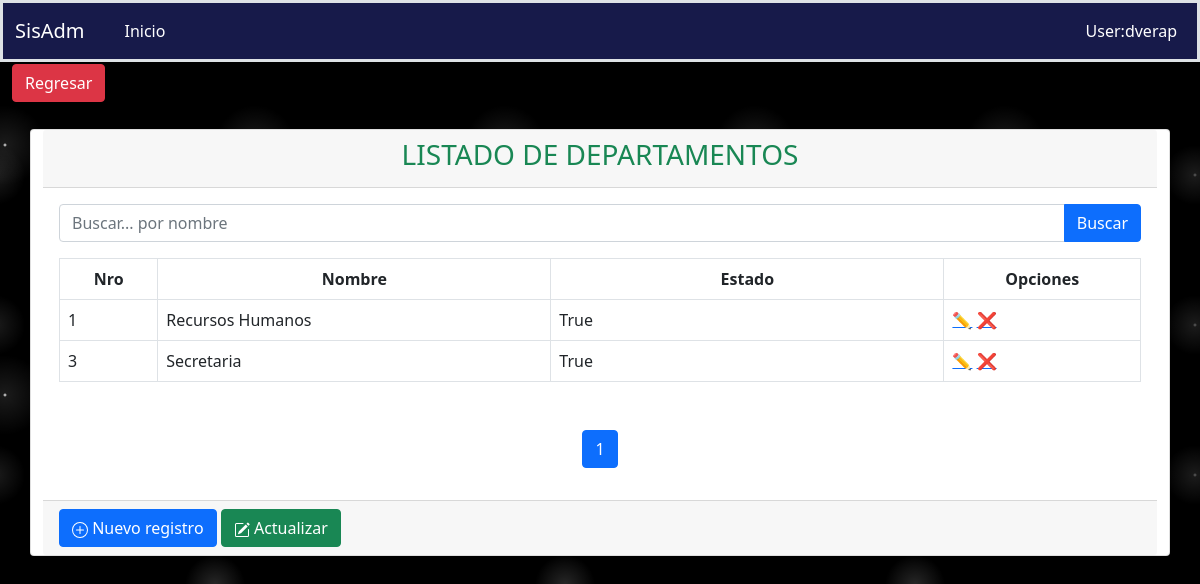
Page /listdepartamento/ on the committed database.
### aplicaciones/activos_fijos/models.py (models this page shows, shortened)
class Departamento(models.Model):
    nombre = models.CharField(max_length=50, blank=True, null=True)
    estado = models.BooleanField(default=True)
    fecha_creacion = models.DateTimeField(auto_now_add=False, auto_now=True)
    class Meta:
        verbose_name = "Departamento"
        verbose_name_plural = "Departamentos"
        ordering = ['nombre']

### aplicaciones/activos_fijos/views/departamento/views.py (the view)
# urls.py: path('listdepartamento/', ListDepartamento.as_view(), name='listdepartamento'),
class ListDepartamento(ListView):
    template_name = "departamento/list.html"
    model = Departamento
    context_object_name = 'Departamento'
    paginate_by = 3
    def get_queryset(self):
        query = self.request.GET.get("query")
        print(query)
        if query:
            return self.model.objects.filter(nombre__icontains=query)
        else:
            return self.model.objects.all()
    def get_context_data(self, **kwargs):
        context = super().get_context_data(**kwargs)
        context['url_anterior'] = '/menu_ac'
        context['listar_url']= '/listdepartamento'
        context['crear_url'] = '/creardepartamento'
        context['titulo'] = 'LISTADO DE DEPARTAMENTOS'
        context['query'] = self.request.GET.get("query") or ""
        return context

### aplicaciones/activos_fijos/templates/departamento/list.html (shortened to what this page needs)
{% extends 'consulta.html' %}
{% load static %}
{% block search %}
    <form action="{% url 'activos_fijos:listdepartamento'  %}" method="GET">
      <div class="input-group mb-3">
        <input type="text" name="query" value="{{ query }}" class="form-control" placeholder="Buscar... por nombre" id="idInputSearch" aria-describedby="basic-addon2"/>
        <button type="submit" class="btn btn-primary mr-1" id="idSearchSp">Buscar</button>
      </div>
    </form>
{% endblock %}
{% block columns %}
    <tr class="text-center">
        <th scope="col" style="width: 5%;">Nro</th>
        <th scope="col" style="width: 20%;">Nombre</th>
        <th scope="col" style="width: 20%;">Estado</th>
        <th scope="col" style="width: 10%;">Opciones</th>
    </tr>
{% endblock %}
{% block rows %}
    {% for det in Departamento %}
        <tr class="align-middle" >
            <td>{{ det.id }}</td>
            <td>{{ det.nombre }}</td>
            <td>{{ det.estado }}</td>
             <td class="acciones">
                <a href="{% url 'activos_fijos:actualizardepartamento' det.id %}">✏️</a>
                <a href="{% url 'activos_fijos:eliminardepartamento' det.id %}">❌</a>
            </td>
        </tr>
    {% endfor %}
{% endblock %}

### static/css/estilos.css (style rules this page uses)
body { background-color:black; background-image: radial-gradient(white, rgba(255,255,255,.2) 2px, transparent 40px), radial-gradient(white, rgba(255,255,255,.15) 1px, transparent 30px), radial-gradient(white, rgba(255,255,255,.1) 2px, transparent 40px), radial-gradient(rgba(255,255,255,.4), rgba(255,255,255,.1) 2px, transparent 30px); background-size: 550px 550px, 350px 350px, 250px 250px, 150px 150px; background-position: 0 0, 40px 60px, 130px 270px, 70px 100px; color: #171a4a; }

### rows in the picture
Departamento: id "1", nombre "Recursos Humanos", estado "True"
Departamento: id "3", nombre "Secretaria", estado "True"

### other values in the picture
{{ titulo }} "LISTADO DE DEPARTAMENTOS"
{{ i }} "1"
